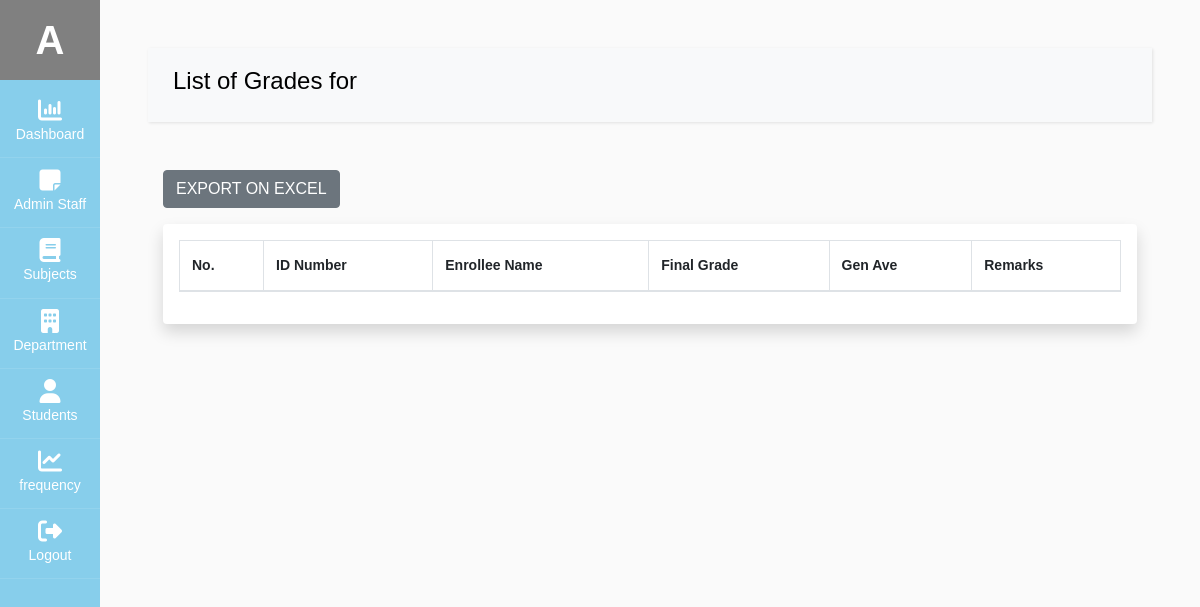
The app's page /admin/view_subject.php?subject_id=518 (signed in), older data.
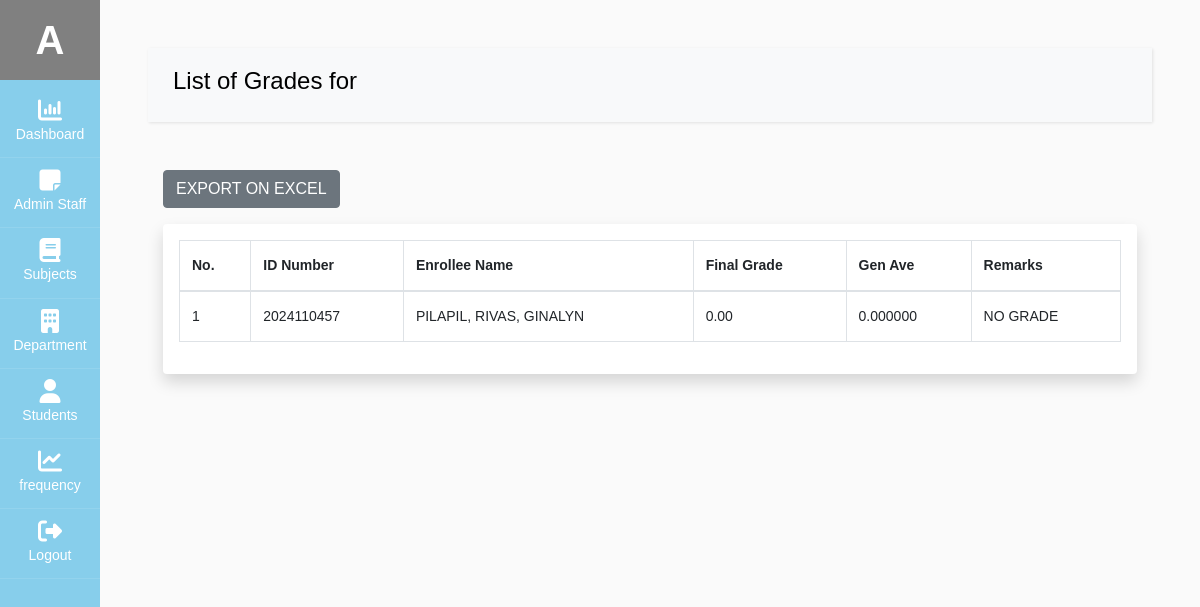
The same page, newer data.
### tables this page shows
CREATE TABLE `student` (
  `stud_id` int(11) NOT NULL,
  `stud_course` text NOT NULL,
  `stud_fname` varchar(60) NOT NULL,
  `stud_mname` varchar(60) DEFAULT NULL,
  `stud_lname` varchar(60) NOT NULL,
  `stud_phone` varchar(60) NOT NULL,
  `stud_bday` date NOT NULL,
  `stud_address` varchar(60) NOT NULL,
  `stud_gender` varchar(60) NOT NULL,
  `stud_year_level` varchar(60) NOT NULL,
  `stud_section` varchar(60) NOT NULL,
  `stud_sem` varchar(60) NOT NULL,
  `stud_academic_status` varchar(60) NOT NULL,
  `stud_school_year` varchar(255) NOT NULL,
  `stud_status` int(11) NOT NULL DEFAULT 1
);

### db/db.php (called while the page is built, shortened)
<?php
class db_connect
{
    public $host = db_host;
    public $user = db_user;
    public $pass = db_pass;
    public $name = db_name;
    public function connect()
    {
        try {
            $this->conn = new mysqli($this->host, $this->user, $this->pass, $this->name);
        } catch (\Throwable $th) {
            header("Location:setup.php");
        }
    }
}

### db/class.php (called while the page is built, shortened)
<?php
include('db.php');
class global_class extends db_connect
{
    public function get_All_studentBasedSubject($subject_id)
    {
        $query = $this->conn->prepare("
            SELECT sub.course_code,ss.ss_stud_id, AVG(ss.ss_final_grade) AS general_average,stud.stud_fname,stud.stud_mname,stud.stud_lname,stud_id,ss_final_grade
            FROM `student_subject` AS ss
            LEFT JOIN subject AS sub ON sub.subject_id = ss.ss_subject_id
            LEFT JOIN student AS stud ON stud.stud_id = ss.ss_stud_id
            WHERE ss.ss_subject_id = ? AND stud.stud_status = '1'
            GROUP BY ss.ss_stud_id;
        ");
        $query->bind_param("i", $subject_id);
        if ($query->execute()) {
            $result = $query->get_result();
            return $result;
        } else {
            return "Execution Error: " . $query->error;
        }
    }
}

### admin/view_subject.php (the view, shortened to what this page needs)
<?php
include('../components/admin-header.php');
$subject_id=$_GET['subject_id'];
$subject_code=$_GET['code'];
?>
<div id="content" class="p-4 p-md-5">
<nav class="navbar navbar-expand-lg navbar-light bg-light" >
  <div class="container-fluid" >
    <h4>List of Grades for <?= $subject_code?></h4>
  </div>
</nav>
<div class="container mt-5">
   <button class="btn btn-secondary mb-3" id="exportExcel">EXPORT ON EXCEL</button>
    <div class="table-responsive shadow p-3 mb-5 bg-white rounded">
    <table id="studentTable" class="table table-bordered">
        <thead>
            <tr>
                <th>No.</th>
                <th>ID Number</th>
                <th>Enrollee Name</th>
                <th>Final Grade</th>
                <th>Gen Ave</th>
                <th>Remarks</th>
            </tr>
        </thead>
        <tbody>
            <?php
                $get_All_student = $admin_db->get_All_studentBasedSubject($subject_id);
                    $count = 1;
                    while ($student = $get_All_student->fetch_array()):
                        $fullname=$student['stud_lname'].", ".$student['stud_mname'].", ".$student['stud_fname'];
                        $general_ave=$student['general_average'];
                        if($general_ave<=0){
                            $remarks="NO GRADE";
                        }else if($general_ave>0 && $general_ave <= 3 ){
                            $remarks="PASSED";
                        }else if($general_ave>0 && $general_ave > 3 ){
                            $remarks="FAILED";
                        }
            ?>
            <tr>
                <td><?=$count?></td>
                <td><?=$student['stud_id']?></td>
                <td><?=strtoupper($fullname)?></td>
                <td><?=$student['ss_final_grade']?></td>
                <td><?=$student['general_average']?></td>
                <td><?=$remarks?></td>
            </tr>
            <?php
                    $count++;
                    endwhile;
            ?>
        </tbody>
    </table>
</div>
</div>
<?php
include('../components/admin-footer.php');
?>

Row changes from the older to the newer data that the page shows:
added student: stud_id "2024110457", fullname "PILAPIL, RIVAS, GINALYN", ss_final_grade "0.00", general_average "0.000000", remarks "NO GRADE"
